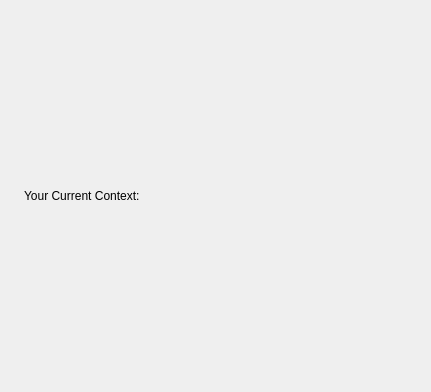
<?xml version="1.0" encoding="UTF-8"?>
<ui version="4.0">
 <class>Dialog</class>
 <widget class="QDialog" name="Dialog">
  <property name="geometry">
   <rect>
    <x>0</x>
    <y>0</y>
    <width>431</width>
    <height>392</height>
   </rect>
  </property>
  <property name="windowTitle">
   <string>The Current Sgtk Environment</string>
  </property>
  <layout class="QHBoxLayout" name="horizontalLayout">
   <item>
    <widget class="QLabel" name="logo_example">
     <property name="text">
      <string/>
     </property>
     <property name="pixmap">
      <pixmap resource="resources.qrc">:/res/sg_logo.png</pixmap>
     </property>
    </widget>
   </item>
   <item>
    <widget class="QLabel" name="context">
     <property name="sizePolicy">
      <sizepolicy hsizetype="Expanding" vsizetype="Expanding">
       <horstretch>0</horstretch>
       <verstretch>0</verstretch>
      </sizepolicy>
     </property>
     <property name="text">
      <string>Your Current Context: </string>
     </property>
     <property name="alignment">
      <set>Qt::AlignLeading|Qt::AlignLeft|Qt::AlignVCenter</set>
     </property>
    </widget>
   </item>
  </layout>
 </widget>
 <resources>
  <include location="resources.qrc"/>
 </resources>
 <connections/>
</ui>
